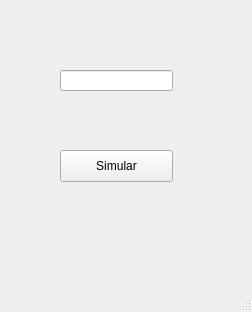
<?xml version="1.0" encoding="UTF-8"?>
<ui version="4.0">
 <class>MainWindow</class>
 <widget class="QMainWindow" name="MainWindow">
  <property name="geometry">
   <rect>
    <x>0</x>
    <y>0</y>
    <width>252</width>
    <height>312</height>
   </rect>
  </property>
  <property name="windowTitle">
   <string>Simulador</string>
  </property>
  <widget class="QWidget" name="centralwidget">
   <widget class="QPushButton" name="startSimulation">
    <property name="geometry">
     <rect>
      <x>60</x>
      <y>150</y>
      <width>113</width>
      <height>32</height>
     </rect>
    </property>
    <property name="text">
     <string>Simular</string>
    </property>
   </widget>
   <widget class="QLineEdit" name="ecuation">
    <property name="geometry">
     <rect>
      <x>60</x>
      <y>70</y>
      <width>113</width>
      <height>21</height>
     </rect>
    </property>
   </widget>
  </widget>
  <widget class="QMenuBar" name="menubar">
   <property name="geometry">
    <rect>
     <x>0</x>
     <y>0</y>
     <width>252</width>
     <height>36</height>
    </rect>
   </property>
  </widget>
  <widget class="QStatusBar" name="statusbar"/>
 </widget>
 <resources/>
 <connections/>
</ui>
